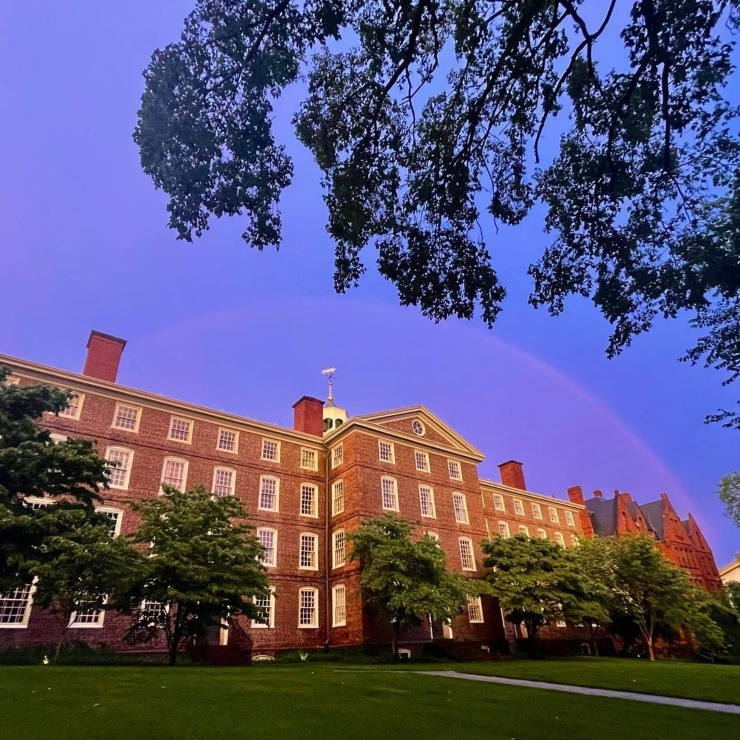
#> input picture univer.jpg, 740 x 740 px
$ python exemple.py   (older library calls are emulated)
#> lines starting #> are read from the running program, lines starting #| are printed output that depends on the picture
import cv2
import numpy as np

# Charger l'image en niveaux de gris
image = cv2.imread('univer.jpg')
#> image is the input picture: shape (740, 740, 3); mean B, G, R 119.4, 84.2, 88.9

# Appliquer le filtre Laplacien
laplacian = cv2.Laplacian(image, cv2.CV_64F)
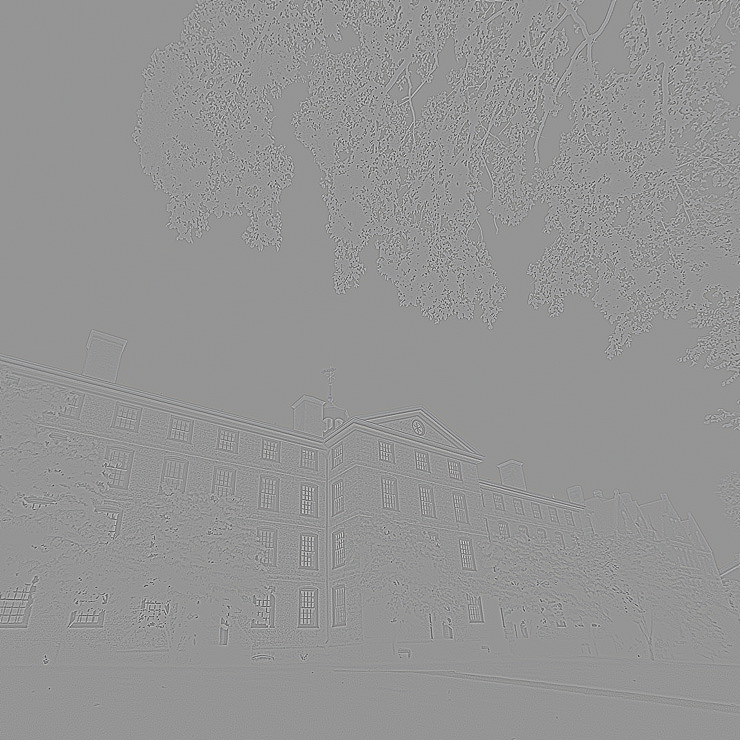
#> laplacian: shape (740, 740, 3) float64; mean B, G, R 0, 0, 0; drawn with min black and max white

# Convertir l'image de sortie en uint8 et ajuster les valeurs pour l'affichage
laplacian_output = np.uint8(np.absolute(laplacian))
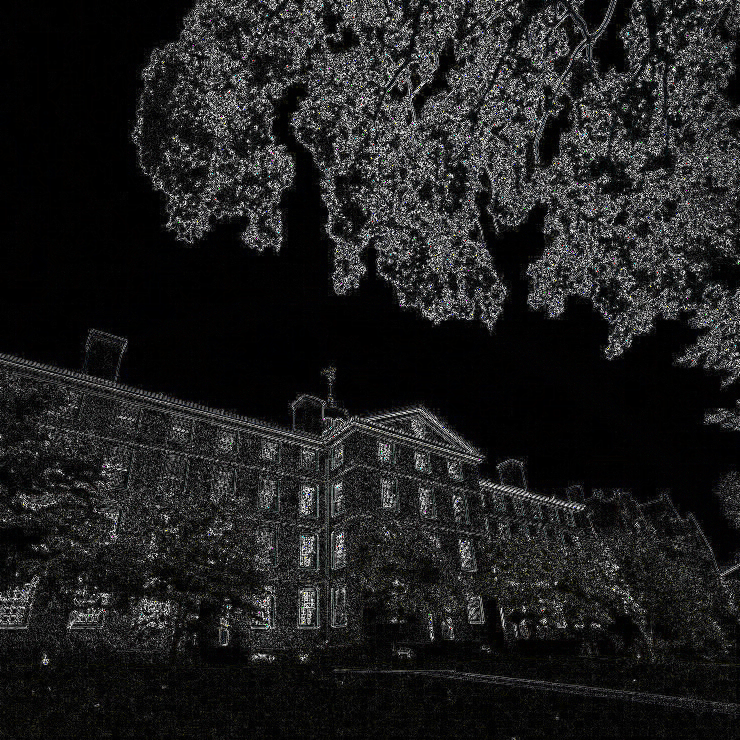
#> laplacian_output: shape (740, 740, 3); mean B, G, R 31.3, 31.3, 31.2

# Afficher l'image originale et l'image filtrée
cv2.imshow('Image Originale', image)
cv2.imshow('Filtre Laplacien', laplacian_output)
cv2.waitKey(0)
cv2.destroyAllWindows()

$ run again, with noisy.jpg copied over univer.jpg
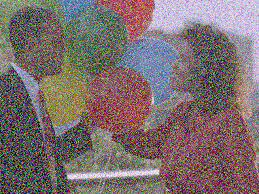
#> input picture noisy.jpg, 259 x 194 px
#> image is the input picture: shape (194, 259, 3); mean B, G, R 110.5, 110.2, 124.3
#> `laplacian = cv2.Laplacian(image, cv2.CV_64F)`:
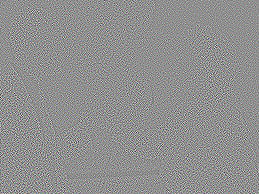
#> laplacian: shape (194, 259, 3) float64; mean B, G, R 0, 0, 0; drawn with min black and max white
#> `laplacian_output = np.uint8(np.absolute(laplacian))`:
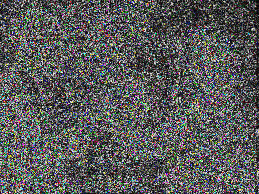
#> laplacian_output: shape (194, 259, 3); mean B, G, R 90, 90.3, 89.6
